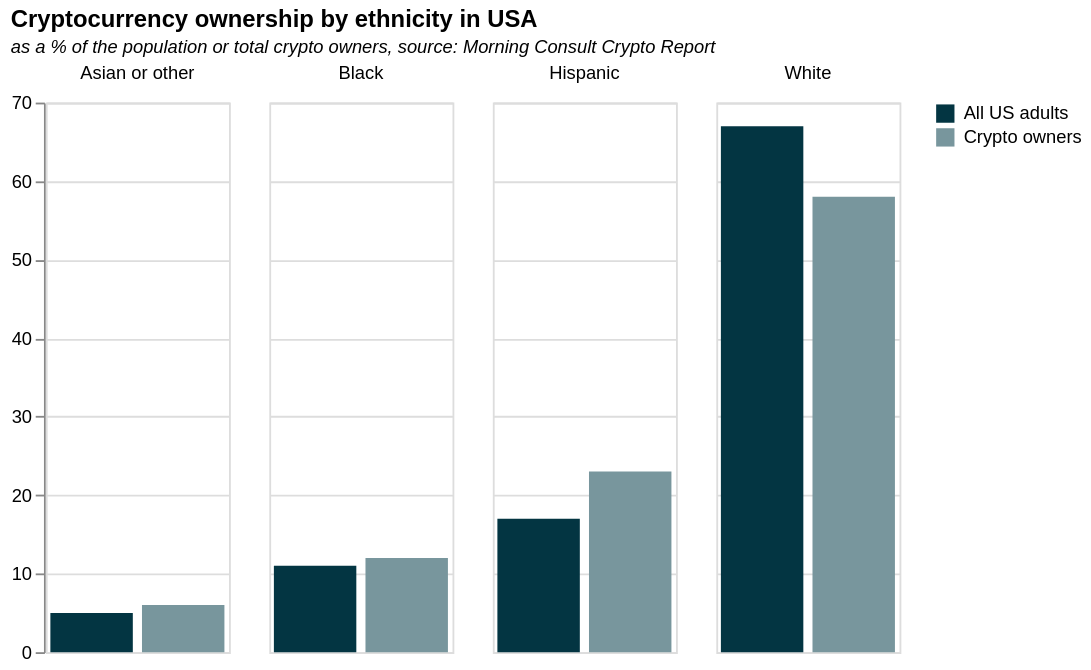

Vega-Lite specification stored for this chart:
### Vega-Lite specification from a JSON file in a GitHub repository (floating-point values rounded to 4 significant figures)
{"$schema": "https://vega.github.io/schema/vega-lite/v5.json", "height": 300, "width": 100, "title": {"text": "Cryptocurrency ownership by ethnicity in USA", "subtitle": "as a % of the population or total crypto owners, source: Morning Consult Crypto Report", "subtitleFontStyle": "italic", "subtitleFontSize": 10, "anchor": "start", "color": "black"}, "data": {"values": [{"category": "All US adults", "Ethnicity": "White", "value": 67}, {"category": "All US adults", "Ethnicity": "Black", "value": 11}, {"category": "All US adults", "Ethnicity": "Hispanic", "value": 17}, {"category": "All US adults", "Ethnicity": "Asian or other", "value": 5}, {"category": "Crypto owners", "Ethnicity": "White", "value": 58}, {"category": "Crypto owners", "Ethnicity": "Black", "value": 12}, {"category": "Crypto owners", "Ethnicity": "Hispanic", "value": 23}, {"category": "Crypto owners", "Ethnicity": "Asian or other", "value": 6}]}, "mark": "bar", "encoding": {"column": {"field": "Ethnicity", "type": "nominal", "title": null}, "x": {"field": "category", "type": "nominal", "axis": null}, "y": {"field": "value", "type": "quantitative", "axis": {"title": null}}, "color": {"field": "category", "title": null, "scale": {"range": ["#033542", "#78969d"]}}}}
